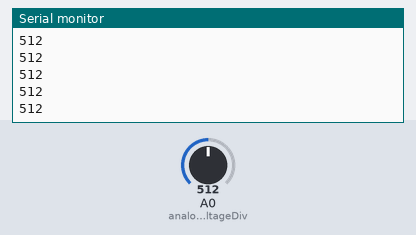
Bench run of a sketch on a simulated Arduino Uno, built with avr-gcc and run on an emulated ATmega328P. On the bench: the last lines printed to the serial monitor. Inputs (shaded band) come from the test bench; at power-on: A0 (analogPinVoltageDiv) = 512.

Above: at 1.7 s.
1.8 s: A0 (analogPinVoltageDiv) set to 716
At 1.81 s:
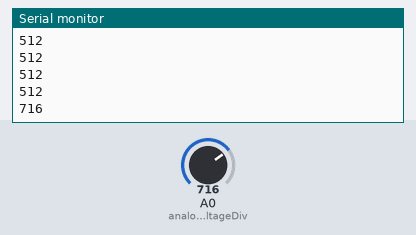
3.3 s: A0 (analogPinVoltageDiv) set to 900
At 3.31 s:
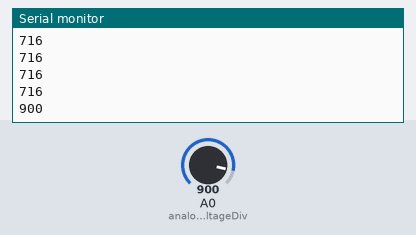
Timing chart, 0 to 6.3 s (numbered marks = the images above; inputs shaded):
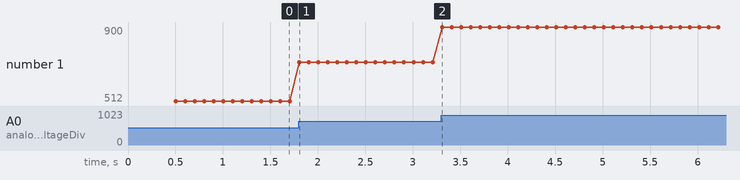

Measured:
- after the input at 1.8 s, the serial monitor: prints a new line at once (image 1)
- after the input at 3.3 s, the serial monitor: prints a new line at once (image 2)
- plotted number 1: 512 → 716 after the input at 1.8 s, 716 → 900 after the input at 3.3 s

The sketch:

Voltage_devider.ino
```cpp
//Watch the video instruction for this sketch:https://youtu.be/t8xwrVj2aFs

const float arduinoVCC = 3.00;//Your Arduino voltage
unsigned long ValueR1 = 2700;
unsigned long ValueR2 = 56000;
const int analogPinVoltageDiv = A0;//the pin connecting the voltage
const int analogPinCurrentSens = A1;//the pin connecting the current
const int inputResolution =4095;//works with most Arduino boards
const float average_of = 500;//Average of 500 readings
const int max_current = 10;//The max current that can be measured

float voltage;
float current;
int A1Value;
int A0Value;

void setup() {
  Serial.begin(9600);
  Serial.println("Reading voltage with Arduino");
  delay(500);
}

void loop() {
  readVoltage();
//  VoltageAverage();
//  readCurrent()
  delay(100);
}

void readVoltage(){
    int A0Value = analogRead(A0);
    Serial.println(A0Value);

//    int A0Value = analogRead(analogPinVoltageDiv);
//    float voltage_sensed = A0Value * (arduinoVCC / (float)inputResolution);
//    voltage = voltage_sensed * ( 1 + ( (float) ValueR2 /  (float) ValueR1) );
//    //Serial.print("voltage_sensed:");
//    //Serial.println(voltage);
}

void VoltageAverage(){
    float voltage_temp_average=0;
    for(int i=0; i < average_of; i++)
    {
       readVoltage();
       voltage_temp_average +=voltage;
    }
    Serial.print("voltage_average:");
    Serial.println(voltage);
}

void readCurrent(){
    int A1Value = analogRead(analogPinCurrentSens);
    float current = (A1Value / (float)inputResolution) * max_current;
}
```
